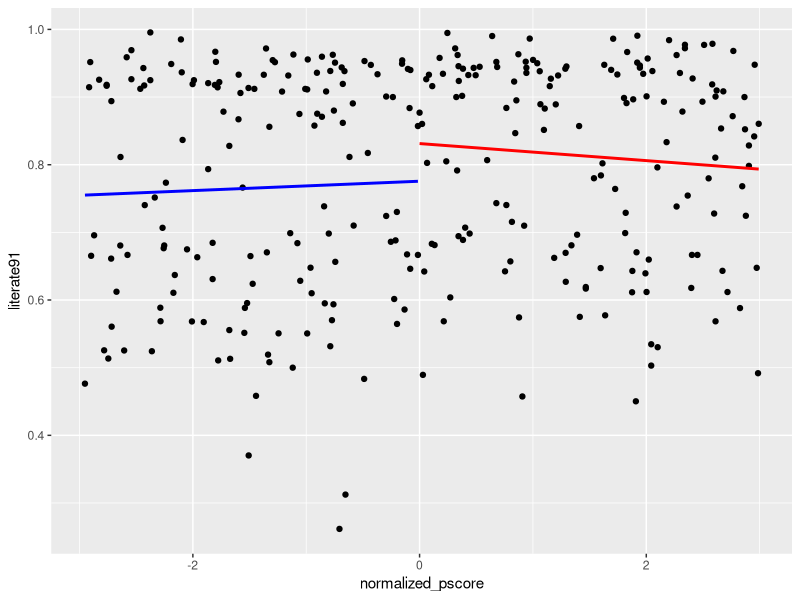
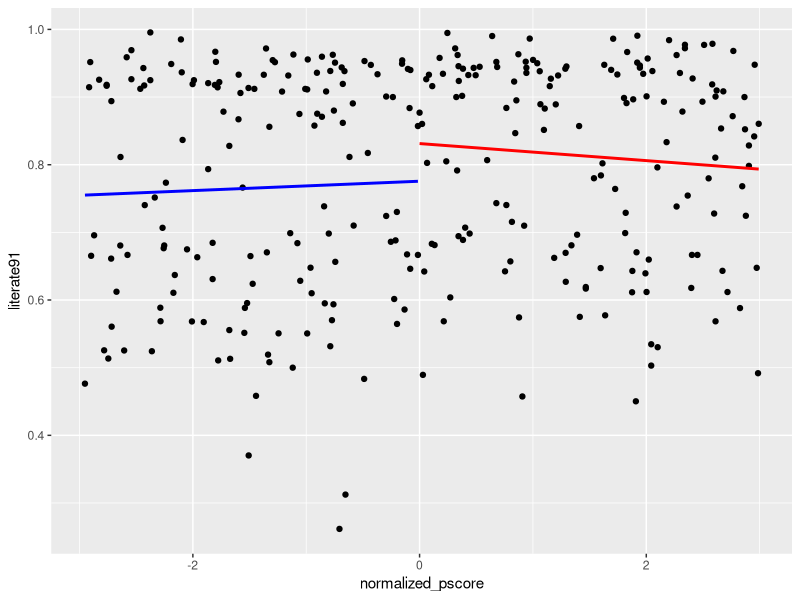
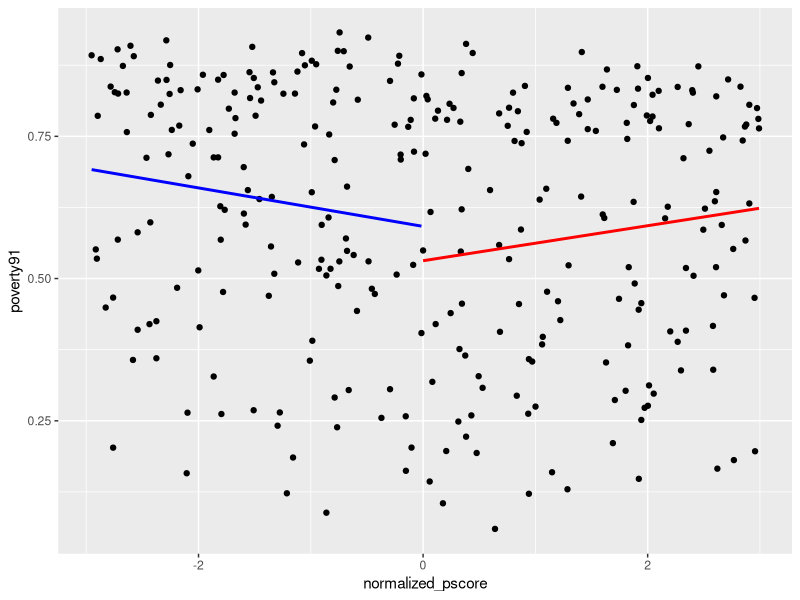

Write R code to recreate these figures, in order.
#literacy and education are postive, poverty is negative
library(dplyr)
library(lmtest)
library(ggplot2)

data <- read.csv("./PS2/Q3/transfer.csv")
#View(data)

cutoff1 <- 10188
cutoff2 <- 13584
cutoff3 <- 16980

midpoint1 <- (cutoff1 + cutoff2) / 2
midpoint2 <- (cutoff2 + cutoff3) / 2

population <- data$pop82
data$normalized_pscore <- NA
count <- 1

for (value in population) {

    if (value <= midpoint1) {
        diff <- (value - cutoff1) / cutoff1 * 100
    }
    else if (value <= midpoint2) {
        diff <- (value - cutoff2) / cutoff2 * 100
    }
    else {
        diff <- (value - cutoff3) / cutoff3 * 100
    }

    data$normalized_pscore[count] <- diff
    count <- count + 1

}

pscore <- data$normalized_pscore

subset <- filter(data, pscore >= -3 & pscore <= 3)
subset.below <- filter(data, pscore >= -3, pscore < 0)
subset.above <- filter(data, pscore <= 3, pscore >= 0)

#View(subset)

lit91 <- subset$literate91
lit91.fit.below <- lm(literate91 ~ normalized_pscore, data = subset.below)
lit91.fit.above <- lm(literate91 ~ normalized_pscore, data = subset.above)

lit91_effect <- coef(lit91.fit.above)[1] - coef(lit91.fit.below)[1]
print(lit91_effect)

lit_graph <- ggplot() +
    geom_point(data = subset, aes(x = normalized_pscore, y = literate91)) +
    geom_smooth(data = subset.below, aes(x = normalized_pscore, y = literate91), method = "lm", color = "blue", se=FALSE) +
    geom_smooth(data = subset.above, aes(x = normalized_pscore, y = literate91), method = "lm", color = "red", se=FALSE)


ggsave("lit_plot.png", plot = lit_graph, width = 6, height = 4, dpi = 300)

educ91 <- subset$educ91
educ91.fit.below <- lm(educ91 ~ normalized_pscore, data = subset.below)
educ91.fit.above <- lm(educ91 ~ normalized_pscore, data = subset.above)

educ91_effect <- coef(educ91.fit.above)[1] - coef(educ91.fit.below)[1]
print(educ91_effect)

educ_graph <- ggplot() +
    geom_point(data = subset, aes(x = normalized_pscore, y = literate91)) +
    geom_smooth(data = subset.below, aes(x = normalized_pscore, y = literate91), method = "lm", color = "blue", se=FALSE) +
    geom_smooth(data = subset.above, aes(x = normalized_pscore, y = literate91), method = "lm", color = "red", se=FALSE)


ggsave("educ_plot.png", plot = educ_graph, width = 6, height = 4, dpi = 300)

pov91 <- subset$poverty91
pov91.fit.below <- lm(poverty91 ~ normalized_pscore, data = subset.below)
pov91.fit.above <- lm(poverty91 ~ normalized_pscore, data = subset.above)

pov91_effect <- coef(pov91.fit.above)[1] - coef(pov91.fit.below)[1]
print(pov91_effect)

pov_graph <- ggplot() +
    geom_point(data = subset, aes(x = normalized_pscore, y = poverty91)) +
    geom_smooth(data = subset.below, aes(x = normalized_pscore, y = poverty91), method = "lm", color = "blue", se=FALSE) +
    geom_smooth(data = subset.above, aes(x = normalized_pscore, y = poverty91), method = "lm", color = "red", se=FALSE)


ggsave("pov_plot.png", plot = pov_graph, width = 6, height = 4, dpi = 300)
